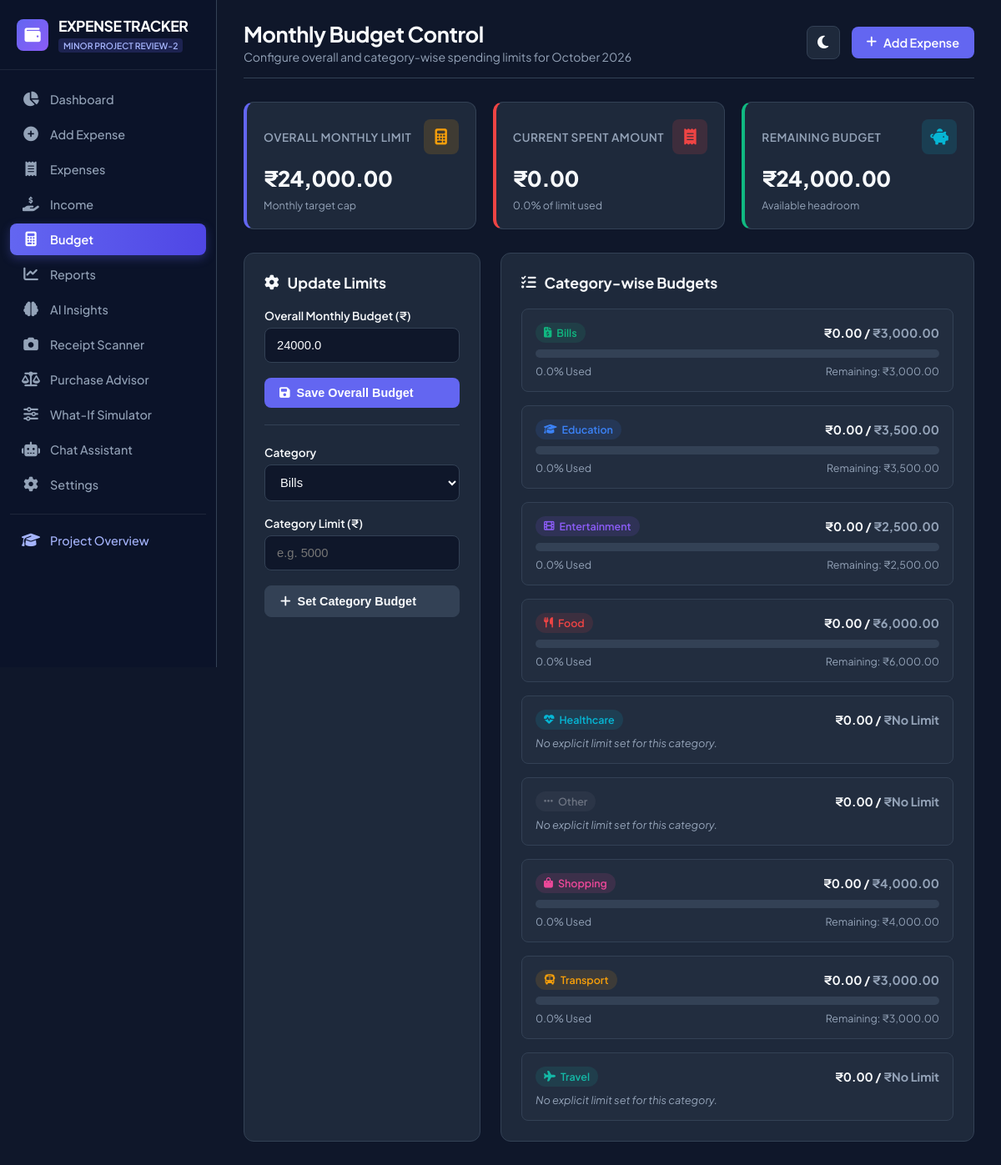
Page /budget on the committed database.
### tables this page shows
CREATE TABLE user_settings (
    key TEXT PRIMARY KEY,
    value TEXT NOT NULL
);

CREATE TABLE budgets (
    id INTEGER PRIMARY KEY AUTOINCREMENT,
    category_id INTEGER, -- NULL indicates Overall Monthly Budget
    monthly_limit REAL NOT NULL,
    month INTEGER NOT NULL,
    year INTEGER NOT NULL,
    created_at TIMESTAMP DEFAULT CURRENT_TIMESTAMP,
    UNIQUE(category_id, month, year),
    FOREIGN KEY (category_id) REFERENCES categories(id) ON DELETE CASCADE
);

CREATE TABLE categories (
    id INTEGER PRIMARY KEY AUTOINCREMENT,
    name TEXT UNIQUE NOT NULL,
    icon TEXT NOT NULL DEFAULT 'fa-tags',
    color TEXT NOT NULL DEFAULT '#6366f1'
);

### routes/budget.py (the view, shortened to what this page needs)
@budget_bp.route('/budget', methods=['GET', 'POST'])
def manage_budget():
    conn = get_db_connection()
    cursor = conn.cursor()
    today = datetime.now()
    month = today.month
    year = today.year
    month_str = f"{year}-{month:02d}"
    cursor.execute("SELECT monthly_limit FROM budgets WHERE category_id IS NULL AND month = ? AND year = ?", (month, year))
    row = cursor.fetchone()
    overall_limit = row['monthly_limit'] if row else 25000.0
    cursor.execute("SELECT COALESCE(SUM(amount), 0) FROM expenses WHERE strftime('%Y-%m', date) = ?", (month_str,))
    overall_spent = cursor.fetchone()[0]
    overall_remaining = max(0, overall_limit - overall_spent)
    overall_pct = round((overall_spent / overall_limit * 100), 1) if overall_limit > 0 else 0
    cursor.execute("SELECT * FROM categories ORDER BY name")
    categories = [dict(c) for c in cursor.fetchall()]
    category_budgets = []
    for c in categories:
        cat_id = c['id']
        cursor.execute("SELECT monthly_limit FROM budgets WHERE category_id = ? AND month = ? AND year = ?", (cat_id, month, year))
        brow = cursor.fetchone()
        limit = brow['monthly_limit'] if brow else 0.0
        cursor.execute("SELECT COALESCE(SUM(amount), 0) FROM expenses WHERE category_id = ? AND strftime('%Y-%m', date) = ?", (cat_id, month_str))
        spent = cursor.fetchone()[0]
        remaining = max(0, limit - spent) if limit > 0 else 0
        pct = round((spent / limit * 100), 1) if limit > 0 else 0
        status_class = 'success'
        if pct >= 100:
            status_class = 'danger'
        elif pct >= 90:
            status_class = 'danger'
        elif pct >= 75:
            status_class = 'warning'
        elif pct >= 50:
            status_class = 'info'
        category_budgets.append({
            'category_id': cat_id,
            'name': c['name'],
            'icon': c['icon'],
            'color': c['color'],
            'limit': limit,
            'spent': spent,
            'remaining': remaining,
            'pct': pct,
            'status_class': status_class
        })
    conn.close()
    return render_template(
        'budget.html',
        overall_limit=overall_limit,
        overall_spent=overall_spent,
        overall_remaining=overall_remaining,
        overall_pct=overall_pct,
        category_budgets=category_budgets,
        categories=categories,
        month_name=today.strftime('%B %Y')
    )

### database/database.py (called while the page is built)
def get_db_connection():
    conn = sqlite3.connect(Config.DATABASE_PATH)
    conn.row_factory = sqlite3.Row
    return conn

### templates/budget.html (shortened to what this page needs)
{% extends "base.html" %}
{% block header_title %}Monthly Budget Control{% endblock %}
{% block header_subtitle %}Configure overall and category-wise spending limits for {{ month_name }}{% endblock %}
{% block content %}
<div class="stats-grid">
    <div class="stat-card" style="border-left: 4px solid var(--accent-primary);">
        <div class="stat-card-header">
            <span class="stat-title">Overall Monthly Limit</span>
            <div class="stat-icon icon-budget"><i class="fas fa-calculator"></i></div>
        </div>
        <div class="stat-value">{{ currency_symbol }}{{ "{:,.2f}".format(overall_limit) }}</div>
        <div class="stat-footer">Monthly target cap</div>
    </div>
    <div class="stat-card" style="border-left: 4px solid var(--accent-danger);">
        <div class="stat-card-header">
            <span class="stat-title">Current Spent Amount</span>
            <div class="stat-icon icon-expense"><i class="fas fa-receipt"></i></div>
        </div>
        <div class="stat-value">{{ currency_symbol }}{{ "{:,.2f}".format(overall_spent) }}</div>
        <div class="stat-footer">{{ overall_pct }}% of limit used</div>
    </div>
    <div class="stat-card" style="border-left: 4px solid var(--accent-success);">
        <div class="stat-card-header">
            <span class="stat-title">Remaining Budget</span>
            <div class="stat-icon icon-savings"><i class="fas fa-piggy-bank"></i></div>
        </div>
        <div class="stat-value">{{ currency_symbol }}{{ "{:,.2f}".format(overall_remaining) }}</div>
        <div class="stat-footer">Available headroom</div>
    </div>
</div>
<div class="charts-grid" style="grid-template-columns: 1fr 2fr;">
    <div class="table-card">
        <div class="card-title" style="margin-bottom: 20px;"><i class="fas fa-cog text-primary"></i> Update Limits</div>
        <form method="POST" action="{{ url_for('budget.manage_budget') }}" style="margin-bottom: 24px; padding-bottom: 20px; border-bottom: 1px solid var(--border-color);">
            <div class="form-group">
                <label class="form-label">Overall Monthly Budget ({{ currency_symbol }})</label>
                <input type="number" step="100" min="1" name="overall_limit" class="form-control" value="{{ overall_limit }}" required>
            </div>
            <button type="submit" class="btn btn-primary" style="width: 100%;"><i class="fas fa-save"></i> Save Overall Budget</button>
        </form>
        <form method="POST" action="{{ url_for('budget.manage_budget') }}">
            <div class="form-group">
                <label class="form-label">Category</label>
                <select name="category_id" class="form-control" required>
                    {% for c in categories %}
                    <option value="{{ c.id }}">{{ c.name }}</option>
                    {% endfor %}
                </select>
            </div>
            <div class="form-group">
                <label class="form-label">Category Limit ({{ currency_symbol }})</label>
                <input type="number" step="50" min="0" name="category_limit" class="form-control" placeholder="e.g. 5000" required>
            </div>
            <button type="submit" class="btn btn-secondary" style="width: 100%;"><i class="fas fa-plus"></i> Set Category Budget</button>
        </form>
    </div>
    <div class="table-card">
        <div class="card-title" style="margin-bottom: 20px;"><i class="fas fa-tasks text-warning"></i> Category-wise Budgets</div>
        <div style="display: flex; flex-direction: column; gap: 16px;">
            {% for cb in category_budgets %}
            <div style="background: rgba(255,255,255,0.02); border: 1px solid var(--border-color); padding: 16px; border-radius: var(--radius-sm);">
                <div style="display: flex; justify-content: space-between; align-items: center; margin-bottom: 8px;">
                    <div style="display: flex; align-items: center; gap: 10px;">
                        <span class="cat-badge" style="background: {{ cb.color }}20; color: {{ cb.color }};">
                            <i class="fas {{ cb.icon }}"></i> {{ cb.name }}
                        </span>
                    </div>
                    <div style="font-size: 0.9rem; font-weight: 700;">
                        {{ currency_symbol }}{{ "{:,.2f}".format(cb.spent) }} /
                        <span style="color: var(--text-muted);">{{ currency_symbol }}{{ "{:,.2f}".format(cb.limit) if cb.limit > 0 else 'No Limit' }}</span>
                    </div>
                </div>
                {% if cb.limit > 0 %}
                <div class="progress-bar-container">
                </div>
                <div style="display: flex; justify-content: space-between; font-size: 0.78rem; color: var(--text-muted); margin-top: 4px;">
                    <span>{{ cb.pct }}% Used</span>
                    <span>Remaining: {{ currency_symbol }}{{ "{:,.2f}".format(cb.remaining) }}</span>
                </div>
                {% else %}
                <div style="font-size: 0.8rem; color: var(--text-muted); font-style: italic;">No explicit limit set for this category.</div>
                {% endif %}
            </div>
            {% endfor %}
        </div>
    </div>
</div>
{% endblock %}

### static/css/style.css (style rules this page uses)
:root { --bg-primary: #0f172a; --bg-secondary: #1e293b; --bg-card: #1e293b; --bg-card-hover: #334155; --bg-sidebar: #0b1329; --border-color: #334155; --text-main: #f8fafc; --text-muted: #94a3b8; --text-inverse: #0f172a; --accent-primary: #6366f1; --accent-primary-hover: #4f46e5; --accent-success: #10b981; --accent-warning: #f59e0b; --accent-danger: #ef4444; --accent-info: #06b6d4; --shadow-sm: 0 1px 2px 0 rgba(0, 0, 0, 0.05); --shadow-md: 0 4px 6px -1px rgba(0, 0, 0, 0.3), 0 2px 4px -1px rgba(0, 0, 0, 0.1); --shadow-lg: 0 10px 15px -3px rgba(0, 0, 0, 0.4), 0 4px 6px -2px rgba(0, 0, 0, 0.2); --radius-sm: 8px; --radius-md: 12px; --radius-lg: 16px; --transition: all 0.25s cubic-bezier(0.4, 0, 0.2, 1); }
* { margin: 0; padding: 0; box-sizing: border-box; }
body { font-family: 'Plus Jakarta Sans', 'Inter', -apple-system, BlinkMacSystemFont, sans-serif; background-color: var(--bg-primary); color: var(--text-main); display: flex; min-height: 100vh; overflow-x: hidden; }
.btn { display: inline-flex; align-items: center; gap: 8px; padding: 10px 18px; border-radius: var(--radius-sm); font-size: 0.9rem; font-weight: 600; cursor: pointer; border: none; transition: var(--transition); text-decoration: none; }
.btn-primary { background-color: var(--accent-primary); color: #ffffff; }
.btn-secondary { background-color: var(--bg-card-hover); color: var(--text-main); border: 1px solid var(--border-color); }
.stats-grid { display: grid; grid-template-columns: repeat(auto-fit, minmax(220px, 1fr)); gap: 20px; margin-bottom: 28px; }
.stat-card { background-color: var(--bg-card); border: 1px solid var(--border-color); border-radius: var(--radius-md); padding: 20px; position: relative; overflow: hidden; transition: var(--transition); box-shadow: var(--shadow-sm); }
.stat-card-header { display: flex; justify-content: space-between; align-items: center; margin-bottom: 12px; }
.stat-title { font-size: 0.85rem; font-weight: 600; color: var(--text-muted); text-transform: uppercase; letter-spacing: 0.5px; }
.stat-icon { width: 42px; height: 42px; border-radius: var(--radius-sm); display: flex; align-items: center; justify-content: center; font-size: 1.2rem; }
.icon-expense { background: rgba(239, 68, 68, 0.15); color: var(--accent-danger); }
.icon-budget { background: rgba(245, 158, 11, 0.15); color: var(--accent-warning); }
.icon-savings { background: rgba(6, 182, 212, 0.15); color: var(--accent-info); }
.stat-value { font-size: 1.6rem; font-weight: 800; color: var(--text-main); letter-spacing: -0.5px; }
.stat-footer { font-size: 0.78rem; color: var(--text-muted); margin-top: 8px; }
.charts-grid { display: grid; grid-template-columns: repeat(auto-fit, minmax(400px, 1fr)); gap: 24px; margin-bottom: 28px; }
.card-title { font-size: 1.1rem; font-weight: 700; display: flex; align-items: center; gap: 10px; }
.table-card { background-color: var(--bg-card); border: 1px solid var(--border-color); border-radius: var(--radius-md); padding: 24px; margin-bottom: 28px; overflow: hidden; }
.cat-badge { display: inline-flex; align-items: center; gap: 6px; padding: 4px 10px; border-radius: 20px; font-size: 0.78rem; font-weight: 600; }
.progress-bar-container { width: 100%; height: 10px; background-color: var(--border-color); border-radius: 5px; overflow: hidden; margin: 8px 0; }
.form-group { margin-bottom: 18px; }
.form-label { display: block; font-size: 0.85rem; font-weight: 600; margin-bottom: 6px; color: var(--text-main); }
.form-control { width: 100%; padding: 12px 14px; background-color: var(--bg-primary); border: 1px solid var(--border-color); border-radius: var(--radius-sm); color: var(--text-main); font-size: 0.92rem; outline: none; transition: var(--transition); }

### rows in the picture
budgets: monthly_limit "24,000.00", overall_limit "24000.0"
user_settings: name "Bills", value "₹", spent "0.00", pct "0.0", remaining "3,000.00", name "Education", remaining "3,500.00", name "Entertainment", remaining "2,500.00", name "Food", remaining "6,000.00", name "Shopping", remaining "4,000.00", name "Transport"
budgets: monthly_limit "3,000.00"
budgets: monthly_limit "3,500.00"
budgets: monthly_limit "2,500.00"
budgets: monthly_limit "6,000.00"
categories: name "Healthcare", currency_symbol "₹", spent "0.00", limit "No Limit", shows "No explicit limit set for this category."
categories: name "Other", currency_symbol "₹", spent "0.00", limit "No Limit", shows "No explicit limit set for this category."
budgets: monthly_limit "4,000.00"
budgets: monthly_limit "3,000.00"
categories: name "Travel", currency_symbol "₹", spent "0.00", limit "No Limit", shows "No explicit limit set for this category."

### other values in the picture
{{ currency_symbol }} "₹"
{{ "{:,.2f}".format(overall_spent) }} "0.00"
{{ overall_pct }} "0.0"
{{ "{:,.2f}".format(overall_remaining) }} "24,000.00"
form field category_id "Bills"
